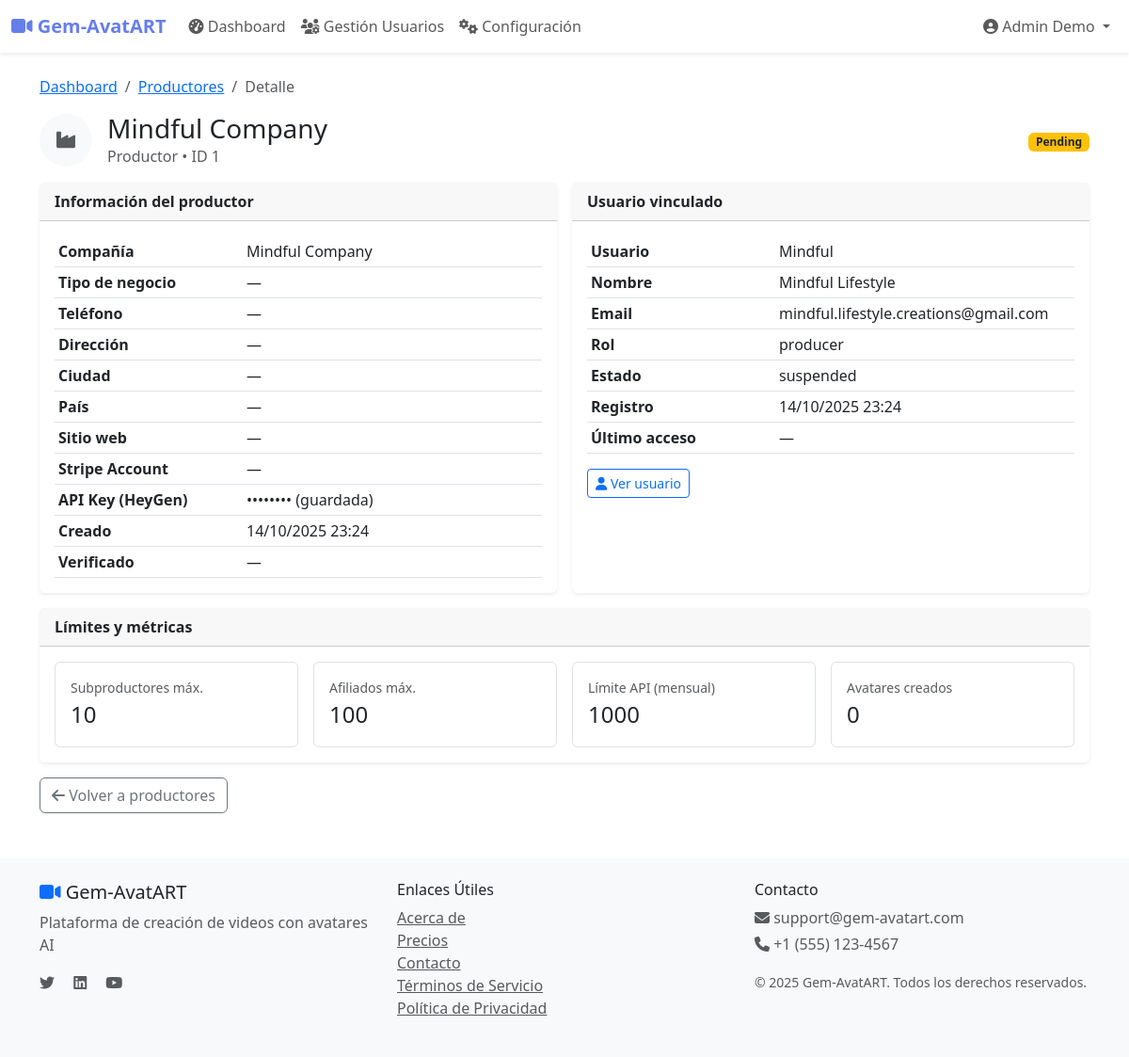
Before: /admin/producers/1 (signed in) with the older database file.
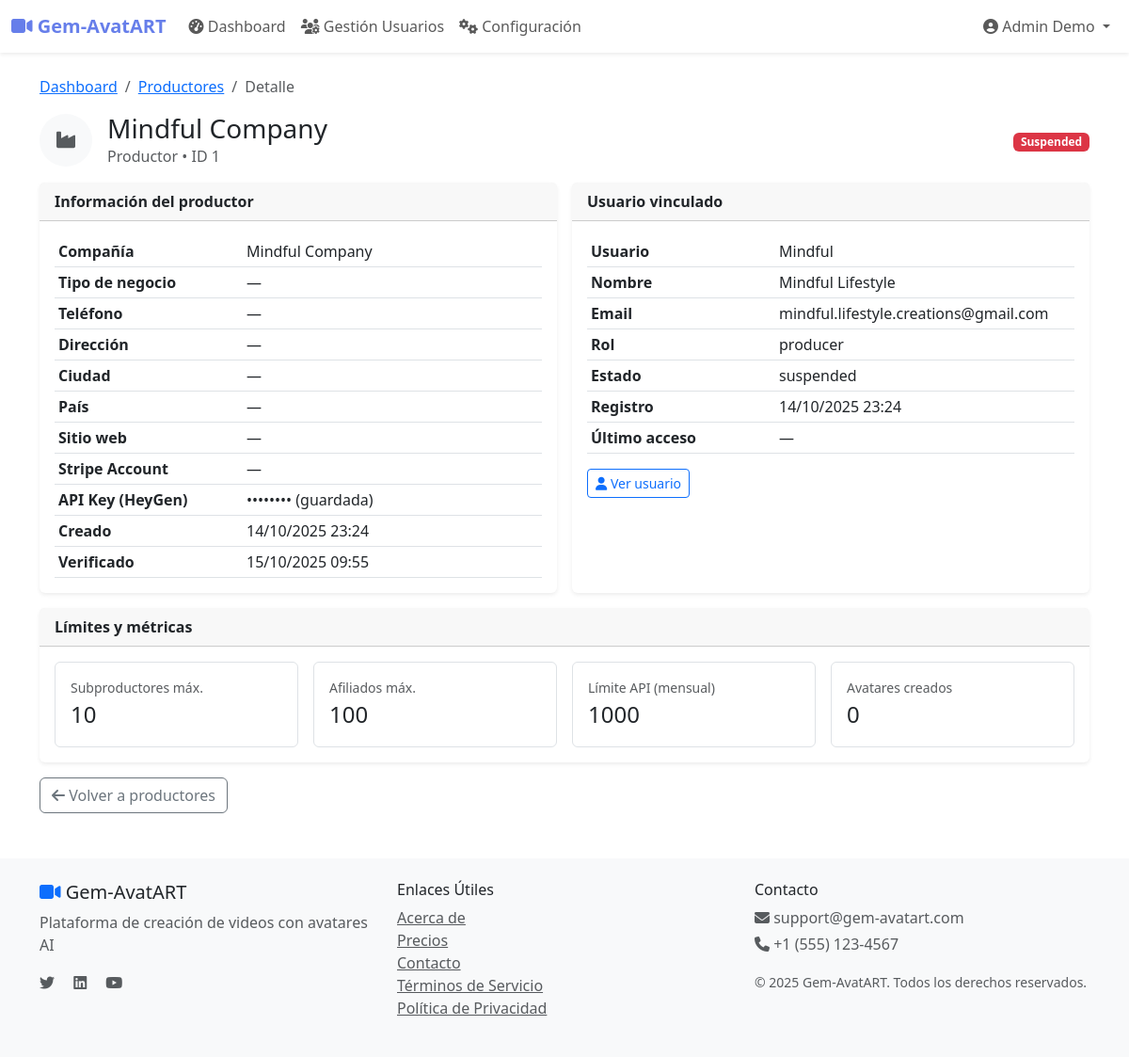
After: the same page with the newer database file.
### app/models/producer.py (models this page shows, shortened)
class Producer(db.Model):
    __tablename__ = 'producers'
    id      = db.Column(db.Integer, primary_key=True)
    user_id = db.Column(db.Integer, db.ForeignKey('users.id'), nullable=False, unique=True)
    company_name  = db.Column(db.String(100), nullable = False)  # ✅ MANTENER
    business_type = db.Column(db.String(50))                     # ✅ MANTENER
    phone         = db.Column(db.String(20))                     # ✅ MANTENER
    address       = db.Column(db.String(200))                    # ✅ MANTENER
    city          = db.Column(db.String(50))                     # ✅ MANTENER
    country       = db.Column(db.String(50))                     # ✅ MANTENER
    website       = db.Column(db.String(100))
    max_subproducers   = db.Column(db.Integer, default=10)
    max_affiliates     = db.Column(db.Integer, default=100)
    monthly_api_limit  = db.Column(db.Integer, default=1000)
    heygen_api_key_encrypted = db.Column(db.Text)  # ✅ MANTENER - API key de HeyGen encriptada
    stripe_account_id = db.Column(db.String(100), index=True)  # Para Direct Charges + application_fee
    settings = db.Column(db.JSON)  # Configuraciones personalizables del productor
    status      = db.Column(db.Enum(ProducerStatus), nullable=False, default=ProducerStatus.PENDING)
    is_verified = db.Column(db.Boolean, default=False)
    created_at    = db.Column(db.DateTime, default=datetime.utcnow)                            # Fecha de creación
    updated_at    = db.Column(db.DateTime, default=datetime.utcnow, onupdate=datetime.utcnow)  # Última actualización
    verified_at   = db.Column(db.DateTime)                                                        # Fecha de verificación
    avatars = db.relationship('Avatar', backref = 'producer', lazy = 'dynamic')  # Avatares creados
    commissions = db.relationship('Commission', backref = 'producer', lazy = 'dynamic')  # Comisiones ganadas

### app/routes/admin.py (the view)
@admin_bp.route('/producers/<int:producer_id>')
@login_required
@admin_required
def producer_detail(producer_id):
    producer = Producer.query.get_or_404(producer_id)
    user = User.query.get(producer.user_id)
    avatars_count = producer.avatars.count() if hasattr(producer, 'avatars') else 0
    commissions_count = producer.commissions.count() if hasattr(producer, 'commissions') else 0
    total_reels = Reel.query.filter_by(creator_id=user.id).count() if user else 0
    completed_reels = (
        Reel.query.filter_by(creator_id=user.id, status=ReelStatus.COMPLETED).count()
        if user else 0
    )
    stats = {
        "avatars_count": avatars_count,
        "total_commissions": commissions_count,
        "total_reels": total_reels,
        "completed_reels": completed_reels,
    }
    return render_template('admin/producer_detail.html', producer=producer, user=user, stats=stats)

### app/models/user.py (called while the page is built)
    @property
    def full_name(self):
        return f"{self.first_name} {self.last_name}"

    def is_admin(self):
        return self.role == UserRole.ADMIN

### app/routes/admin.py (called while the page is built)
def admin_required(f):
    @wraps(f)
    def decorated_function(*args, **kwargs):
        if not current_user.is_authenticated or not current_user.is_admin():
            flash('Acceso denegado. Permisos de administrador requeridos.', 'error')
            return redirect(url_for('main.index'))
        return f(*args, **kwargs)
    return decorated_function

### app/templates/admin/producer_detail.html (shortened to what the changed rows need)
{% extends "base.html" %}
{% block content %}
<div class="container my-4">
  <div class="d-flex align-items-center justify-content-between mb-3">
    <div class="d-flex align-items-center">
      <div>
        <h3 class="mb-0">{{ producer.company_name or '—' }}</h3>
        <div class="text-muted">
          Productor • ID {{ producer.id }}
        </div>
      </div>
    </div>
    <div class="text-end">
      <span class="badge
        {% if producer.status.value == 'active' %}bg-success
        {% elif producer.status.value == 'pending' %}bg-warning text-dark
        {% elif producer.status.value == 'suspended' %}bg-danger
        {% else %}bg-secondary{% endif %}">
        {{ producer.status.value|title }}
      </span>
    </div>
  </div>
  <div class="row g-3">
    <div class="col-12 col-lg-6">
      <div class="card h-100">
        <div class="card-body">
          <table class="table table-sm mb-0">
            <tr><th style="width:200px;">Compañía</th><td>{{ producer.company_name or '—' }}</td></tr>
            <tr><th>Tipo de negocio</th><td>{{ producer.business_type or '—' }}</td></tr>
            <tr><th>Teléfono</th><td>{{ producer.phone or '—' }}</td></tr>
            <tr><th>Dirección</th><td>{{ producer.address or '—' }}</td></tr>
            <tr><th>Ciudad</th><td>{{ producer.city or '—' }}</td></tr>
            <tr><th>País</th><td>{{ producer.country or '—' }}</td></tr>
            <tr>
              <th>Sitio web</th>
            </tr>
            <tr><th>Stripe Account</th><td>{{ producer.stripe_account_id or '—' }}</td></tr>
            <tr>
              <th>API Key (HeyGen)</th>
              <td>{{ producer.heygen_api_key_encrypted and '•••••••• (guardada)' or '—' }}</td>
            </tr>
            <tr><th>Creado</th><td>{{ producer.created_at.strftime('%d/%m/%Y %H:%M') if producer.created_at else '—' }}</td></tr>
            <tr><th>Verificado</th><td>{{ producer.verified_at.strftime('%d/%m/%Y %H:%M') if producer.verified_at else '—' }}</td></tr>
          </table>
        </div>
      </div>
    </div>
    <div class="col-12 col-lg-6">
      <div class="card h-100">
        <div class="card-body">
          {% if producer.user %}
            <table class="table table-sm mb-3">
              <tr><th style="width:200px;">Usuario</th><td>{{ producer.user.username }}</td></tr>
              <tr><th>Nombre</th><td>{{ (producer.user.first_name ~ ' ' ~ producer.user.last_name)|trim or '—' }}</td></tr>
              <tr><th>Email</th><td>{{ producer.user.email }}</td></tr>
              <tr><th>Rol</th><td>{{ producer.user.role.value if producer.user.role else '—' }}</td></tr>
              <tr><th>Estado</th><td>{{ producer.user.status.value if producer.user.status else '—' }}</td></tr>
              <tr><th>Registro</th><td>{{ producer.user.created_at.strftime('%d/%m/%Y %H:%M') if producer.user.created_at else '—' }}</td></tr>
              <tr><th>Último acceso</th><td>{{ producer.user.last_login.strftime('%d/%m/%Y %H:%M') if producer.user.last_login else '—' }}</td></tr>
            </table>
          {% else %}
            <div class="alert alert-warning mb-0">
              No hay usuario asociado a este productor.
            </div>
          {% endif %}
        </div>
      </div>
    </div>
    <div class="col-12">
      <div class="card">
        <div class="card-body">
          <div class="row g-3">
            <div class="col-6 col-md-3">
              <div class="p-3 border rounded h-100">
                <div class="text-muted small">Subproductores máx.</div>
                <div class="fs-4">{{ producer.max_subproducers or 0 }}</div>
              </div>
            </div>
            <div class="col-6 col-md-3">
              <div class="p-3 border rounded h-100">
                <div class="text-muted small">Afiliados máx.</div>
                <div class="fs-4">{{ producer.max_affiliates or 0 }}</div>
              </div>
            </div>
            <div class="col-6 col-md-3">
              <div class="p-3 border rounded h-100">
                <div class="text-muted small">Límite API (mensual)</div>
                <div class="fs-4">{{ producer.monthly_api_limit or 0 }}</div>
              </div>
            </div>
          </div>
        </div>
      </div>
    </div>
  </div>
</div>
{% endblock %}

Changed rows visible on the page:
changed Producer "Mindful Company": status "PENDING" → "SUSPENDED" (drawn); status.value "Pending" → "Suspended"; verified_at "—" → "15/10/2025 09:55"
